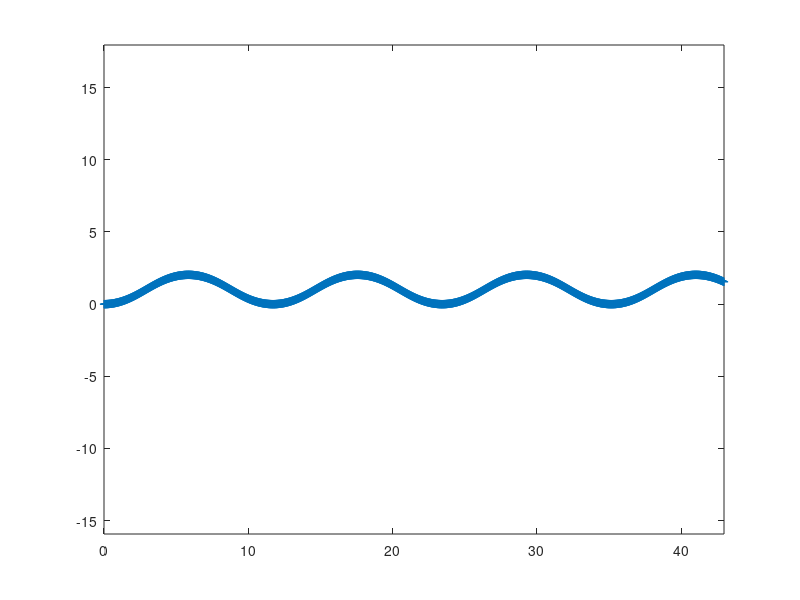

This chart was generated by the following MATLAB code:
clear
alphaTurning = 23.75;

v = 2;
x = 0;
y = 0;
theta = 0;

tfinal = 23;
dt = 0.01;
times = 0:dt:tfinal;
path = zeros(length(times),2);
omegas = zeros(size(times));
alphas = zeros(size(times));

for t = 2:length(times)
    omegas(t) = omegas(t-1) + alphas(t)*dt;
    theta = theta + omegas(t)*dt;
    theta = 30*sin(times(t));
    x = x + v * cosd(theta)*dt;
    y = y + v * sind(theta)*dt;
    path(t,:) = [x y];
end

figure(1), clf
plot(path(:,1), path(:,2), '+-')
axis equal

% figure(2), clf
% plot(omegas)